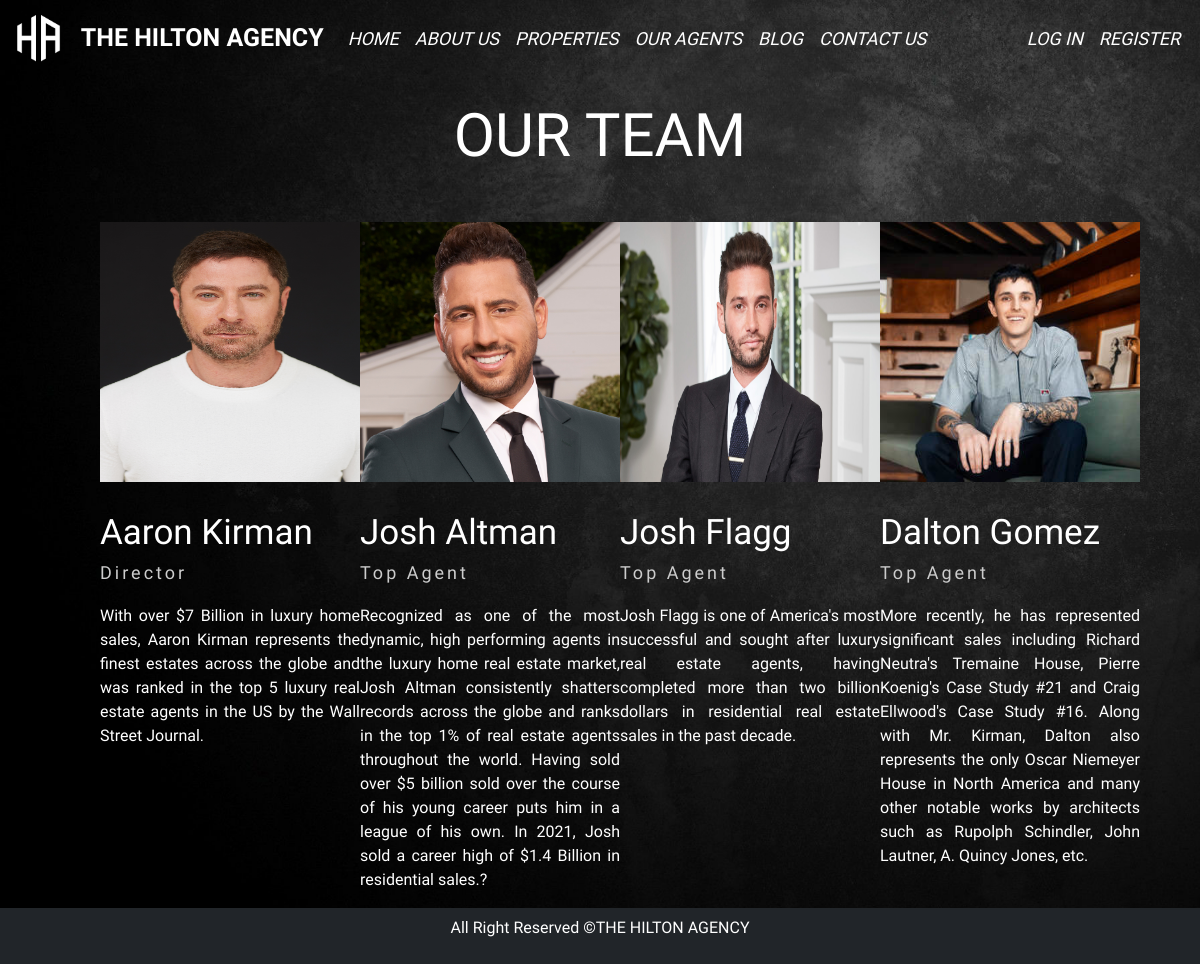
Screenshot of /agents.php with the database file from the repository.
### tables this page shows
CREATE TABLE `agents` (
  `id` int(11) NOT NULL,
  `image` varchar(50) DEFAULT NULL,
  `position` varchar(50) DEFAULT NULL,
  `fullname` varchar(50) DEFAULT NULL,
  `description` text DEFAULT NULL
);

### agents.php (the view, shortened to what this page needs)
<!DOCTYPE html>
<html lang="en">
<head>
  <link href="https://cdn.jsdelivr.net/npm/bootstrap@5.2.0-beta1/dist/css/bootstrap.min.css" rel="stylesheet">
  <link rel="stylesheet" href="css/agents_style.css?<?php echo time();?>">
<body>
	<?php include('navigation.php'); ?>
  <div class="agents_container">
	  <h1 class="heading">Our team</h1>
	  <div class="profiles">
	<?php
        $servername = "localhost";
        $username = "root";
        $password = "";
        $dbname = "hiltonagency";
        $conn = new mysqli($servername, $username, $password, $dbname);
        $sql = "SELECT * FROM agents";
        $result = $conn->query($sql);
        if ($result->num_rows > 0) {
          while($row = $result->fetch_assoc()) {
              echo '<div class="profile">
                        <img src="'. $row['image'].'" class="profile-img" />
                      <h3 class="user-name">'. $row['fullname'].'</h3>
                      <h5>'.$row['position'].'</h5>
                      <p>'. $row['description'].'</p>
                    </div>';
          }
        } else {
          echo "0 results";
        }
      ?>
	</div>
  <footer class="bg-dark p-2 text-center">
      <div class="container">
          <p class="text-white">All Right Reserved &copy;THE HILTON AGENCY</p>
      </div>
  </footer>
</body>
</html>

### css/agents_style.css (style rules this page uses)
* { padding: 0; margin: 0; font-family: 'Raleway',sans-serif; }
body { background-image: url(../images/background.jpg); background-size: cover; }
.agents_container { color: white; margin-top: 100px; }
.heading { font-size: 60px; color: white; text-align: center; margin-bottom: 50px; text-transform: uppercase; }
.profiles { display: flex; justify-content: space-around; margin: 0 100px 0 100px; }
.profile { flex-basis: 260px; }
.profile .profile-img { height: 260px; width: 260px; }
.user-name { margin-top: 30px; font-size: 35px; }
.profile h5 { font-size: 18px; font-weight: 100; letter-spacing: 3px; color: #ccc; }
.profile p { font-size: 16px; margin-top: 20px; text-align: justify; }

### rows the page displays
agents: shows a picture, fullname "Aaron Kirman", position "Director", description "With over $7 Billion in luxury home sales, Aaron Kirman represents the finest estates across the globe and was ranked in the top 5 luxury real estate agents in the US by the Wall Street Journal."
agents: shows a picture, fullname "Josh Altman", position "Top Agent", description "Recognized as one of the most dynamic, high performing agents in the luxury home real estate market, Josh Altman consistently shatters records across the globe and ranks in the top 1% of real estate agents throughout the world. Having sold over $5 billion sold over the course of his young career puts him in a league of his own. In 2021, Josh sold a career high of $1.4 Billion in residential sales.?"
agents: shows a picture, fullname "Josh Flagg", position "Top Agent", description "Josh Flagg is one of America's most successful and sought after luxury real estate agents, having completed more than two billion dollars in residential real estate sales in the past decade."
agents: shows a picture, fullname "Dalton Gomez", position "Top Agent", description "More recently, he has represented significant sales including Richard Neutra's Tremaine House, Pierre Koenig's Case Study #21 and Craig Ellwood's Case Study #16. Along with Mr. Kirman, Dalton also represents the only Oscar Niemeyer House in North America and many other notable works by architects such as Rupolph Schindler, John Lautner, A. Quincy Jones, etc."
